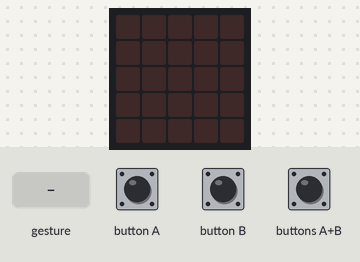
Simulated run of this program. Board: BBC micro:bit (MakeCode). Parts: the board's 5×5 LED display. The inputs (shaded band) are chosen by the test bench. A tilt is held for 1.5 s and a shake lasts 1 s, then the board lies face up again.

Above: at 1.2 s.
1.3 s: buttons A+B pressed for 0.15 s
At 2.5 s:
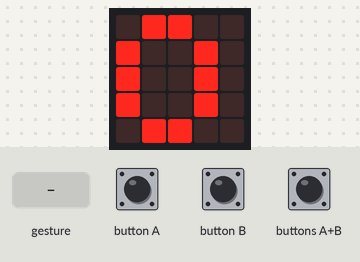
4.4 s: buttons A+B pressed for 1 s
8.4 s: gesture 'shake'
Timing chart, 0 to 11.4 s (numbered marks = the images above; inputs shaded):
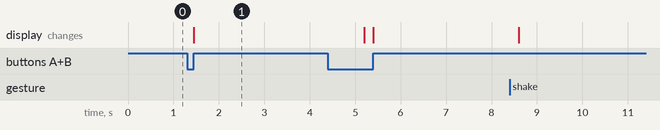

The program:

main.ts
```typescript
input.onButtonPressed(Button.AB, function () {
    for (let index = 0; index < 3; index++) {
        basic.showNumber(pas)
        basic.pause(500)
        basic.clearScreen()
    }
})
input.onGesture(Gesture.Shake, function () {
    pas += 1
    led.stopAnimation()
})
let pas = 0
pas = 0
```

test.ts
```typescript
// les tests vont ici ; cela ne sera pas compilé si ce paquet est utilisé en tant qu'extension.
```

Measured:
- after the input at 1.3 s, the display: changes after 0.15 s (image 1)
